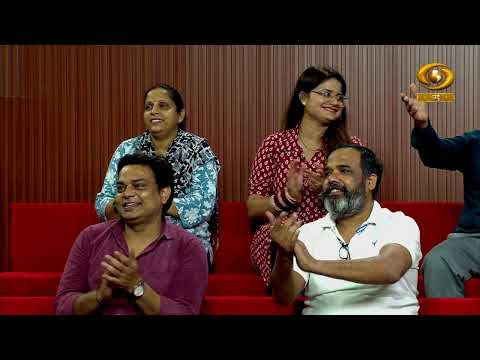
#> input picture probe/frames/DD_Urdu-0.jpg, 480 x 360 px, given in place of bazaar-tv.png, which was not available
$ python -i studio_logo.py   (imports and definitions only)
#> lines starting #> are read from the running program, lines starting #| are printed output that depends on the picture; pictures that were not available may be replaced by others from this repository, and a replacement may not be noted
"""Puts our Bazaar TV channel logo on a back screen in the studio behind a newsreader (left side, clear of the reader,
the app's top corners and the bottom strip), so the clip feels like it comes from our own newsroom.
Usage: python3 tools/news/presenters/studio_logo.py <in.mp4> <out.mp4>   (or a .jpg/.png for a still check)"""
import os, subprocess, sys
from PIL import Image, ImageDraw, ImageFilter
sys.path.insert(0, os.path.join(os.path.dirname(os.path.abspath(__file__)), ".."))
import make_news as m

X, Y, BW, BH = 52, 120, 320, 180   # back screen on a 1280x720 frame (clear of the reader and the app corners)
LOGO = os.path.join(os.path.dirname(os.path.abspath(__file__)), "..", "..", "..", "docs", "channel", "logos", "bazaar-tv.png")

def logo_png(path):
    """Our Bazaar TV channel logo shown on a studio back screen: dark glass screen, soft glow, the logo inside."""
#> called with path = '../../../probe/frames/DD_Urdu-0.jpg'
    im = Image.new("RGBA", (m.W, m.H), (0, 0, 0, 0))
#> im: PIL image 1280x720 RGBA; every value is 0
    glow = Image.new("RGBA", im.size, (0, 0, 0, 0)); g = ImageDraw.Draw(glow)
    g.rounded_rectangle((X - 8, Y - 8, X + BW + 8, Y + BH + 8), 14, fill=(255, 140, 40, 70))
    im.alpha_composite(glow.filter(ImageFilter.GaussianBlur(18)))
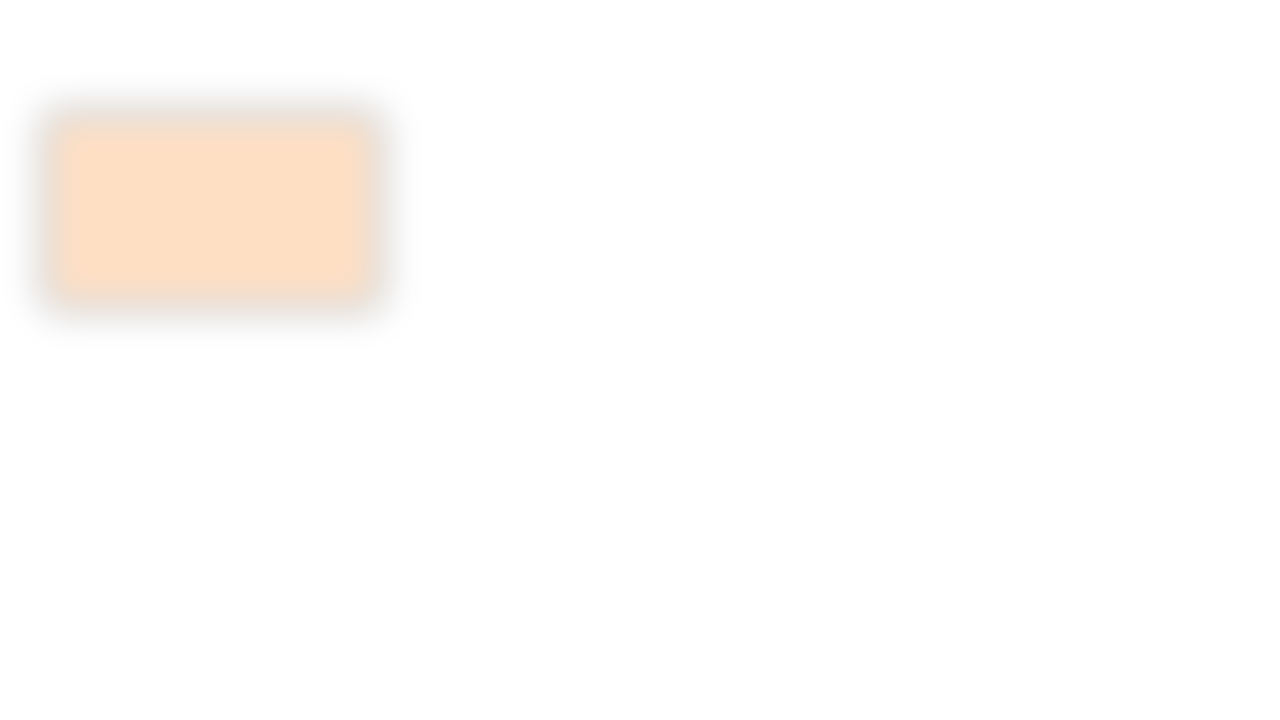
#> im: PIL image 1280x720 RGBA; mean R, G, B, A 18.3, 10.1, 2.9, 5; transparent parts drawn white
    d = ImageDraw.Draw(im)
    d.rounded_rectangle((X, Y, X + BW, Y + BH), 8, fill=(10, 14, 28, 225), outline=(70, 80, 100, 220), width=3)
    lg = Image.open(LOGO).convert("RGBA")
    lg = lg.crop(lg.getbbox())
    lw = BW - 40; lh = int(lg.height * lw / lg.width)
#> after `lh = int(lg.height * lw / lg.width)`: lh = 210
    if lh > BH - 30: lh = BH - 30; lw = int(lg.width * lh / lg.height)
#> after `lw = int(lg.width * lh / lg.height)`: lw = 200
    lg = lg.resize((lw, lh), Image.LANCZOS)
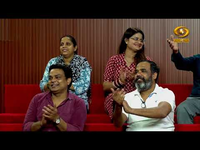
#> lg: PIL image 200x150 RGBA; mean R, G, B, A 72.6, 44.8, 38.1, 255
    im.alpha_composite(lg, (X + (BW - lw) // 2, Y + (BH - lh) // 2))
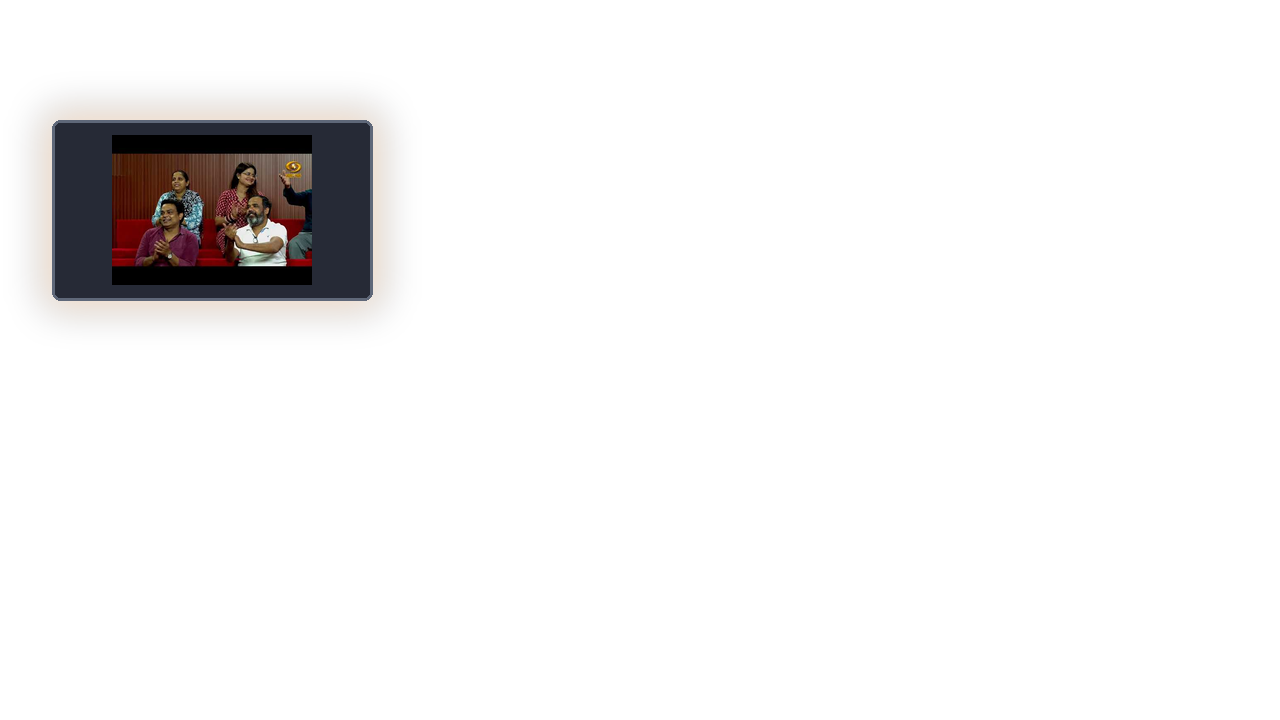
#> im: PIL image 1280x720 RGBA; mean R, G, B, A 6.2, 3.9, 2.8, 16; transparent parts drawn white
    sheen = Image.new("RGBA", im.size, (0, 0, 0, 0)); sd = ImageDraw.Draw(sheen)   # faint glass reflection
    sd.polygon([(X + 6, Y + 6), (X + BW * 0.45, Y + 6), (X + BW * 0.25, Y + BH - 6), (X + 6, Y + BH - 6)], fill=(255, 255, 255, 14))
    im.alpha_composite(sheen)
    im = im.filter(ImageFilter.GaussianBlur(0.7))   # a touch soft, like a screen behind the reader
    im.save(path)

def main():
    src, out = sys.argv[1:3]
    logo_png("studio-logo.png")
    if src.lower().endswith((".jpg", ".png")):
        bg = Image.open(src).convert("RGBA").resize((m.W, m.H)); bg.alpha_composite(Image.open("studio-logo.png"))
        bg.convert("RGB").save(out); return
    subprocess.run(["ffmpeg", "-nostdin", "-loglevel", "error", "-y", "-i", src, "-i", "studio-logo.png", "-filter_complex",
                    f"[0:v]scale={m.W}:{m.H}:force_original_aspect_ratio=decrease,pad={m.W}:{m.H}:(ow-iw)/2:(oh-ih)/2,setsar=1[v0];[v0][1:v]overlay=0:0,format=yuv420p[v]",
                    "-map", "[v]", "-map", "0:a?", "-c:v", "libx264", "-crf", "18", "-c:a", "copy", out], check=True)

# [2 lines not run here, left out]

>>> result = logo_png('../../../probe/frames/DD_Urdu-0.jpg')

$ run again, on probe/frames/DD_Urdu-1.jpg
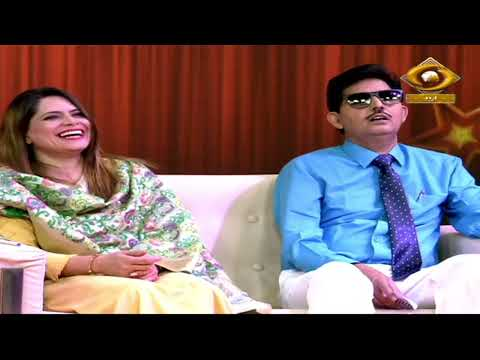
#> input picture probe/frames/DD_Urdu-1.jpg, 480 x 360 px, given in place of bazaar-tv.png, which was not available
#> in logo_png, `lg = lg.resize((lw, lh), Image.LANCZOS)`:
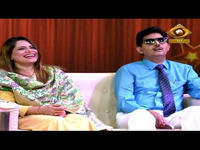
#> lg: PIL image 200x150 RGBA; mean R, G, B, A 106.7, 88.8, 89.1, 255
#> in logo_png, `im.alpha_composite(lg, (X + (BW - lw) // 2, Y + (BH - lh) // 2))`:
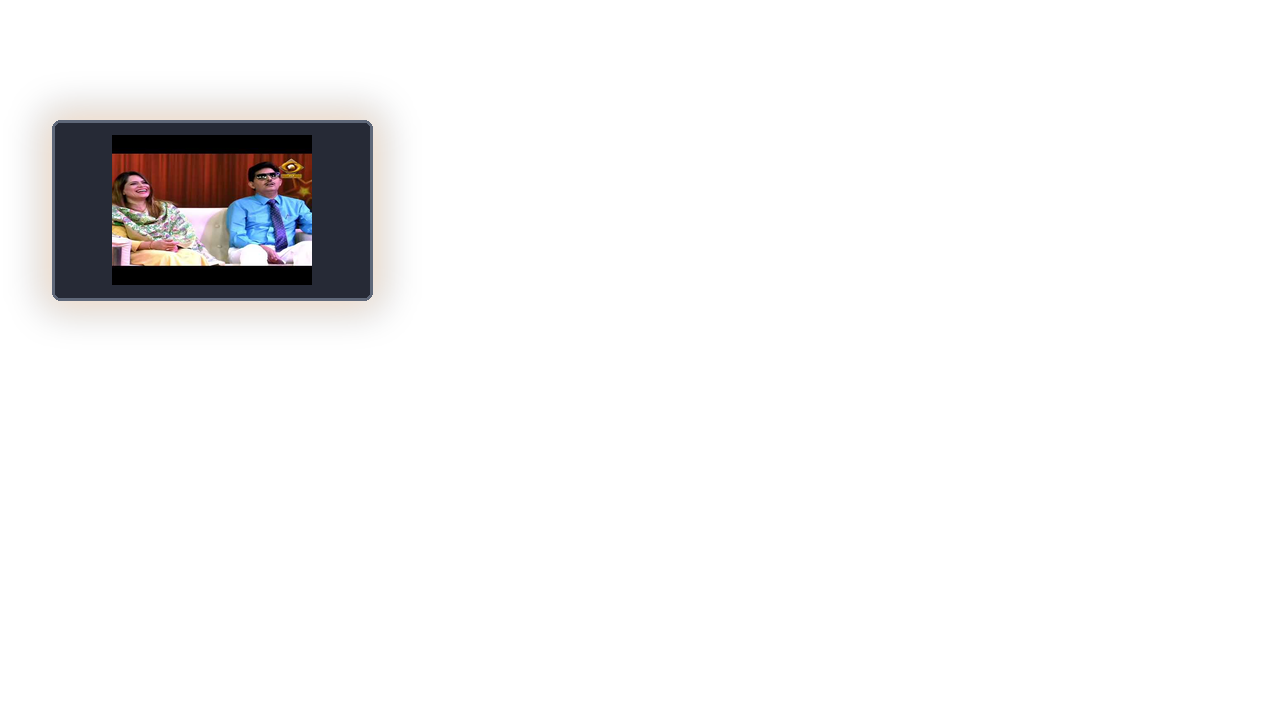
#> im: PIL image 1280x720 RGBA; mean R, G, B, A 7.3, 5.4, 4.5, 16; transparent parts drawn white
